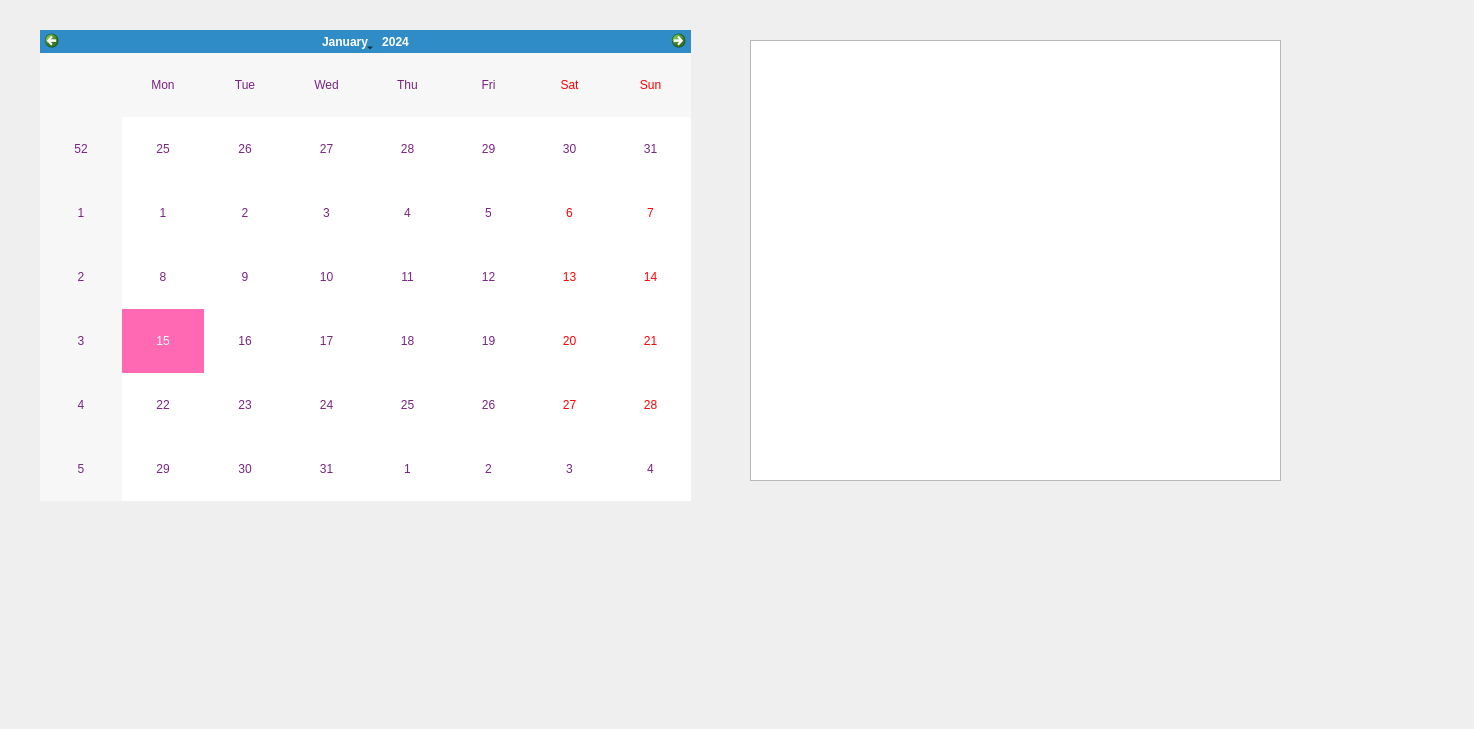
<?xml version="1.0" encoding="UTF-8"?>
<ui version="4.0">
 <class>calendriers</class>
 <widget class="QDialog" name="calendriers">
  <property name="geometry">
   <rect>
    <x>0</x>
    <y>0</y>
    <width>1474</width>
    <height>729</height>
   </rect>
  </property>
  <property name="windowTitle">
   <string>Dialog</string>
  </property>
  <widget class="QCalendarWidget" name="calendarWidget">
   <property name="geometry">
    <rect>
     <x>40</x>
     <y>30</y>
     <width>651</width>
     <height>471</height>
    </rect>
   </property>
   <property name="styleSheet">
    <string notr="true">/* Style global du widget Calendrier */
QCalendarWidget {
    background-color: #792382; /* Couleur de fond */
    border: 2px solid #792382; /* Bordure */
    color: white; /* Couleur du texte */
}

/* Style pour les jours de la semaine */
QCalendarWidget QHeaderView {
    background-color: #792382; /* Couleur de fond de l'en-tête */
    color: #792382; /* Couleur du texte de l'en-tête */
    border: none; /* Supprimer la bordure */
}

/* Style pour les jours du calendrier */
QCalendarWidget QAbstractItemView {
    selection-background-color: #ff69b4; /* Couleur de fond de la sélection */
    color: #792382; /* Couleur du texte des jours */
}

/* Style pour les boutons &quot;Précédent&quot; et &quot;Suivant&quot; */
QCalendarWidget QPushButton {
    background-color: #43aff7; /* Couleur de fond */
    border: 1px solid #43aff7; /* Bordure */
    color: white; /* Couleur du texte */
    padding: 5px; /* Espacement intérieur */
}

/* Style pour les boutons &quot;Précédent&quot; et &quot;Suivant&quot; au survol */
QCalendarWidget QPushButton:hover {
    background-color: #43aff7; /* Couleur de fond */
    border: 1px solid #43aff7; /* Bordure */
    color: white; /* Couleur du texte */
}

/* Style pour les boutons &quot;Précédent&quot; et &quot;Suivant&quot; pressés */
QCalendarWidget QPushButton:pressed {
    background-color: #43aff7; /* Couleur de fond */
    border: 1px solid #43aff7; /* Bordure */
    color: #43aff7; /* Couleur du texte */
}

/* Style pour le sélecteur de date */
QCalendarWidget QAbstractItemView:enabled:selected {
    background-color: #ff69b4; /* Couleur de fond de la date sélectionnée */
    color: #792382; /* Couleur du texte de la date sélectionnée */
}</string>
   </property>
  </widget>
  <widget class="QTableWidget" name="tableWidget">
   <property name="geometry">
    <rect>
     <x>750</x>
     <y>40</y>
     <width>531</width>
     <height>441</height>
    </rect>
   </property>
  </widget>
 </widget>
 <resources/>
 <connections/>
</ui>
